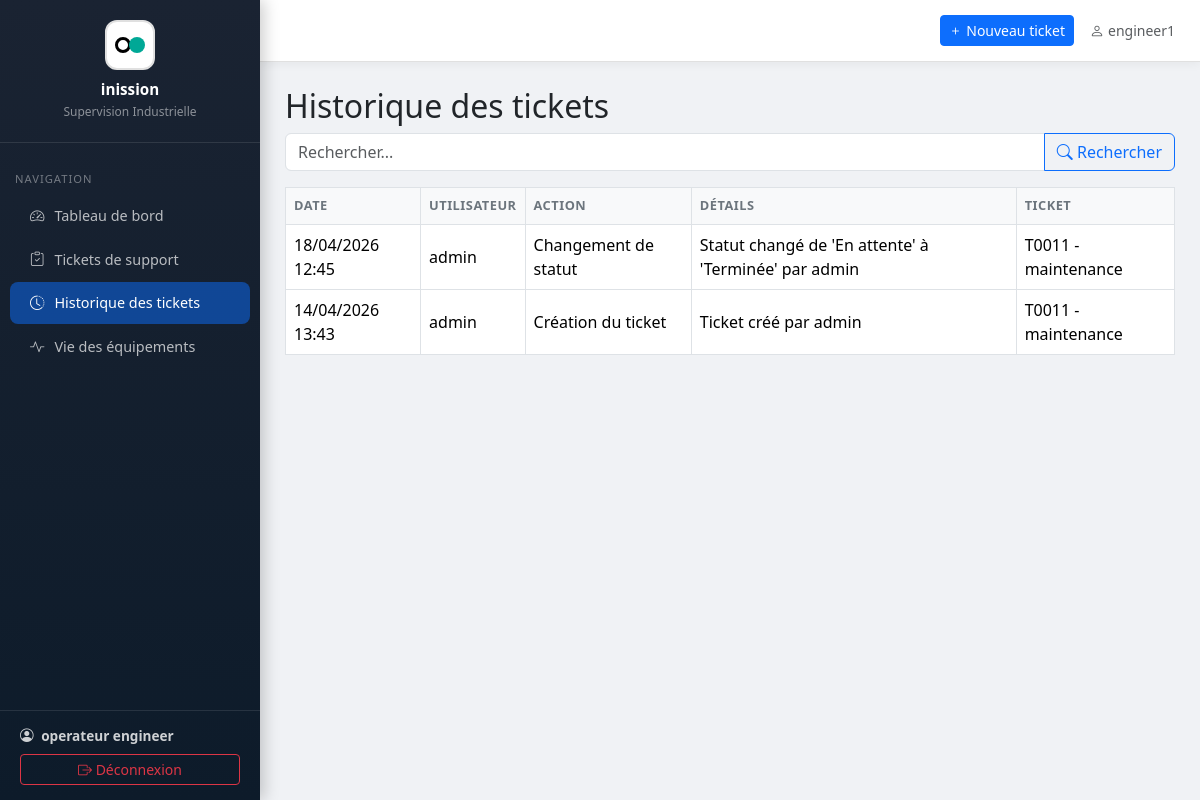
The app's page /tickets/historique/ (signed in), older data.
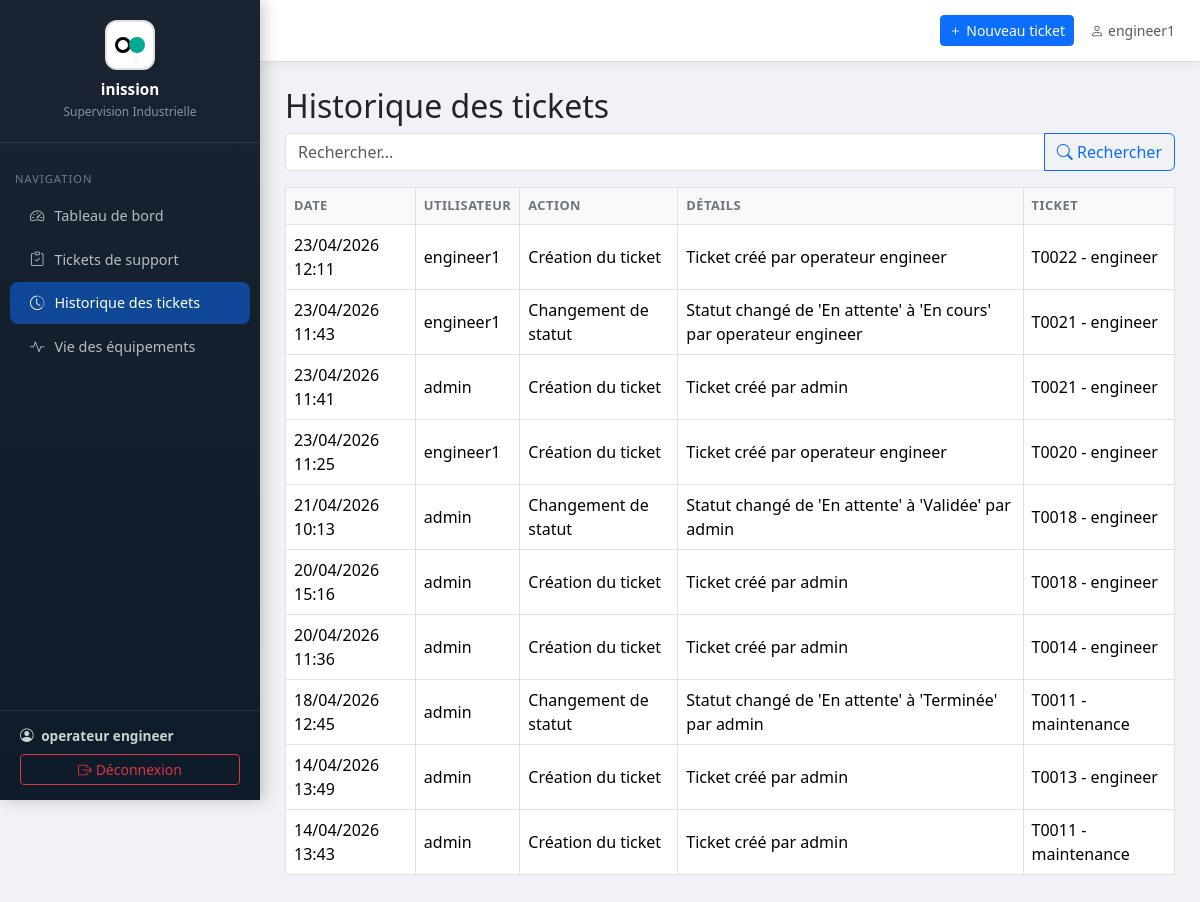
The same page, newer data.
### tickets/models.py (models this page shows, shortened)
class TicketHistory(models.Model):
    ticket = models.ForeignKey('TicketSupport', on_delete=models.CASCADE, related_name='histories')
    user = models.ForeignKey(User, on_delete=models.SET_NULL, null=True, blank=True)
    action = models.CharField(max_length=255)
    details = models.TextField(blank=True)
    date = models.DateTimeField(default=timezone.now)
    class Meta:
        ordering = ['-date']

class TicketSupport(models.Model):
    titre = models.CharField(max_length=200, verbose_name="Titre du ticket", default="Sans titre")
    CATEGORIE_CHOICES = [
        ('industrielle', 'Industrielle'),
        ('informatique', 'Informatique'),
    ]
    categorie = models.CharField(max_length=30, choices=CATEGORIE_CHOICES, verbose_name="Catégorie", default='industrielle')
    type_panne = models.CharField(max_length=100, verbose_name="Type de panne", default="Non renseigné")
    PRIORITE_CHOICES = [
        ('basse', 'Basse'),
        ('moyenne', 'Moyenne'),
        ('haute', 'Haute'),
    ]
    priorite = models.CharField(max_length=10, choices=PRIORITE_CHOICES, verbose_name="Priorité", default='moyenne')
    """Modèle pour les tickets de support"""
    NATURE_ANOMALIE_CHOICES = [
        ('mecanique', 'Mécanique'),
        ('electrique', 'Électrique'),
        ('hydraulique', 'Hydraulique'),
        ('pneumatique', 'Pneumatique'),
        ('informatique', 'Informatique'),
        ('autre', 'Autre'),
    ]
    STATUT_CHOICES = [
        ('en_attente', 'En attente'),
        ('validee', 'Validée'),
        ('en_cours', 'En cours'),
        ('terminee', 'Terminée'),
        ('annulee', 'Annulée'),
    ]
    numero_ticket = models.CharField(max_length=50, unique=True, verbose_name="N° de ticket")
    service_support = models.CharField(max_length=200, verbose_name="Service support")
    demandeur = models.CharField(max_length=200, verbose_name="Nom du demandeur")
    machine = models.ForeignKey(Machine, on_delete=models.CASCADE, verbose_name="Machine concernée")
    code_machine = models.CharField(max_length=100, verbose_name="Code machine")
    date_ticket = models.DateField(verbose_name="Date du ticket")
    heure_ticket = models.TimeField(verbose_name="Heure du ticket")
    delai_souhaite = models.DateField(null=True, blank=True, verbose_name="Délai souhaité")
    type_support = models.BooleanField(default=False, verbose_name="Curative (décocher) / Préventive (cocher)")
    description_probleme = models.TextField(verbose_name="Description du problème")
    nature_probleme = models.CharField(max_length=20, choices=NATURE_ANOMALIE_CHOICES, verbose_name="Nature du problème")
    visa_demandeur = models.CharField(max_length=200, blank=True, verbose_name="Visa du demandeur")
    statut = models.CharField(max_length=20, choices=STATUT_CHOICES, default='en_attente', verbose_name="Statut")
    date_creation = models.DateTimeField(auto_now_add=True, verbose_name="Date de création")
    date_modification = models.DateTimeField(auto_now=True, verbose_name="Dernière modification")
    class Meta:
        verbose_name = "Ticket de support"
        verbose_name_plural = "Tickets de support"
        ordering = ['-date_creation']
    def __str__(self):
        return f"{self.numero_ticket} - {self.machine.nom}"

class Machine(models.Model):
    nom = models.CharField(max_length=200, verbose_name="Nom de la machine")
    reference = models.CharField(max_length=100, unique=True, verbose_name="Référence")
    localisation = models.CharField(max_length=200, verbose_name="Localisation / Zone")
    description = models.TextField(blank=True, verbose_name="Description")
    actif = models.BooleanField(default=True, verbose_name="Active")
    date_installation = models.DateField(null=True, blank=True, verbose_name="Date d'installation")
    department = models.ForeignKey('Department', on_delete=models.SET_NULL, null=True, blank=True, verbose_name="Département associé")
    operator = models.ForeignKey('OperatorProfile', on_delete=models.SET_NULL, null=True, blank=True, verbose_name="Opérateur assigné")
    class Meta:
        verbose_name = "Machine"
        verbose_name_plural = "Machines"
        ordering = ['nom']

### tickets/views_ticket_history.py (the view, shortened to what this page needs)
# urls.py: path('tickets/historique/', ticket_history_list, name='ticket_history_list'),
@login_required
def ticket_history_list(request):
    query = request.GET.get('q', '').strip()
    histories = TicketHistory.objects.select_related('ticket', 'user').all()
    user = request.user
    if hasattr(user, 'operatorprofile') and user.operatorprofile.role == 'operateur':
        machines_ids = user.operatorprofile.machines.values_list('id', flat=True)
        histories = histories.filter(ticket__machine__id__in=machines_ids)
    return render(request, 'tickets/ticket_history_list.html', {'histories': histories, 'query': query})

### tickets/templatetags/permissions.py (called while the page is built)
@register.filter
def is_admin_or_supervisor(user):
    if user.is_superuser or user.is_staff:
        return True
    profile = getattr(user, 'operatorprofile', None)
    return profile and profile.role == 'superviseur'

### tickets/templates/tickets/ticket_history_list.html
{% extends 'tickets/base.html' %}
{% block content %}
<h2>Historique des tickets</h2>
<form method="get" class="mb-3" autocomplete="off">
    <div class="input-group">
        <input type="text" name="q" class="form-control" placeholder="Rechercher..." value="{{ query|default:'' }}">
        <button class="btn btn-outline-primary" type="submit"><i class="bi bi-search"></i> Rechercher</button>
    </div>
</form>
<table class="table table-bordered">
    <thead>
        <tr>
            <th>Date</th>
            <th>Utilisateur</th>
            <th>Action</th>
            <th>Détails</th>
            <th>Ticket</th>
        </tr>
    </thead>
    <tbody>
        {% for h in histories %}
        <tr>
            <td>{{ h.date|date:'d/m/Y H:i' }}</td>
            <td>{{ h.user }}</td>
            <td>{{ h.action }}</td>
            <td>{{ h.details }}</td>
            <td>{{ h.ticket }}</td>
        </tr>
        {% empty %}
        <tr><td colspan="5">Aucun historique trouvé.</td></tr>
        {% endfor %}
    </tbody>
</table>
{% endblock %}

Row changes from the older to the newer data that the page shows:
added TicketHistory: date "23/04/2026 12:11", user "engineer1", action "Création du ticket", details "Ticket créé par operateur engineer", ticket "T0022 - engineer"
added TicketHistory: date "23/04/2026 11:43", user "engineer1", action "Changement de statut", details "Statut changé de 'En attente' à 'En cours' par operateur engineer", ticket "T0021 - engineer"
added TicketHistory: date "23/04/2026 11:41", user "admin", action "Création du ticket", details "Ticket créé par admin", ticket "T0021 - engineer"
added TicketHistory: date "23/04/2026 11:25", user "engineer1", action "Création du ticket", details "Ticket créé par operateur engineer", ticket "T0020 - engineer"
now on this page (row unchanged): TicketHistory: date "21/04/2026 10:13", user "admin", action "Changement de statut", details "Statut changé de 'En attente' à 'Validée' par admin", ticket "T0018 - engineer"
now on this page (row unchanged): TicketHistory: date "20/04/2026 15:16", user "admin", action "Création du ticket", details "Ticket créé par admin", ticket "T0018 - engineer"
now on this page (row unchanged): TicketHistory: date "20/04/2026 11:36", user "admin", action "Création du ticket", details "Ticket créé par admin", ticket "T0014 - engineer"
now on this page (row unchanged): TicketHistory: date "14/04/2026 13:49", user "admin", action "Création du ticket", details "Ticket créé par admin", ticket "T0013 - engineer"
